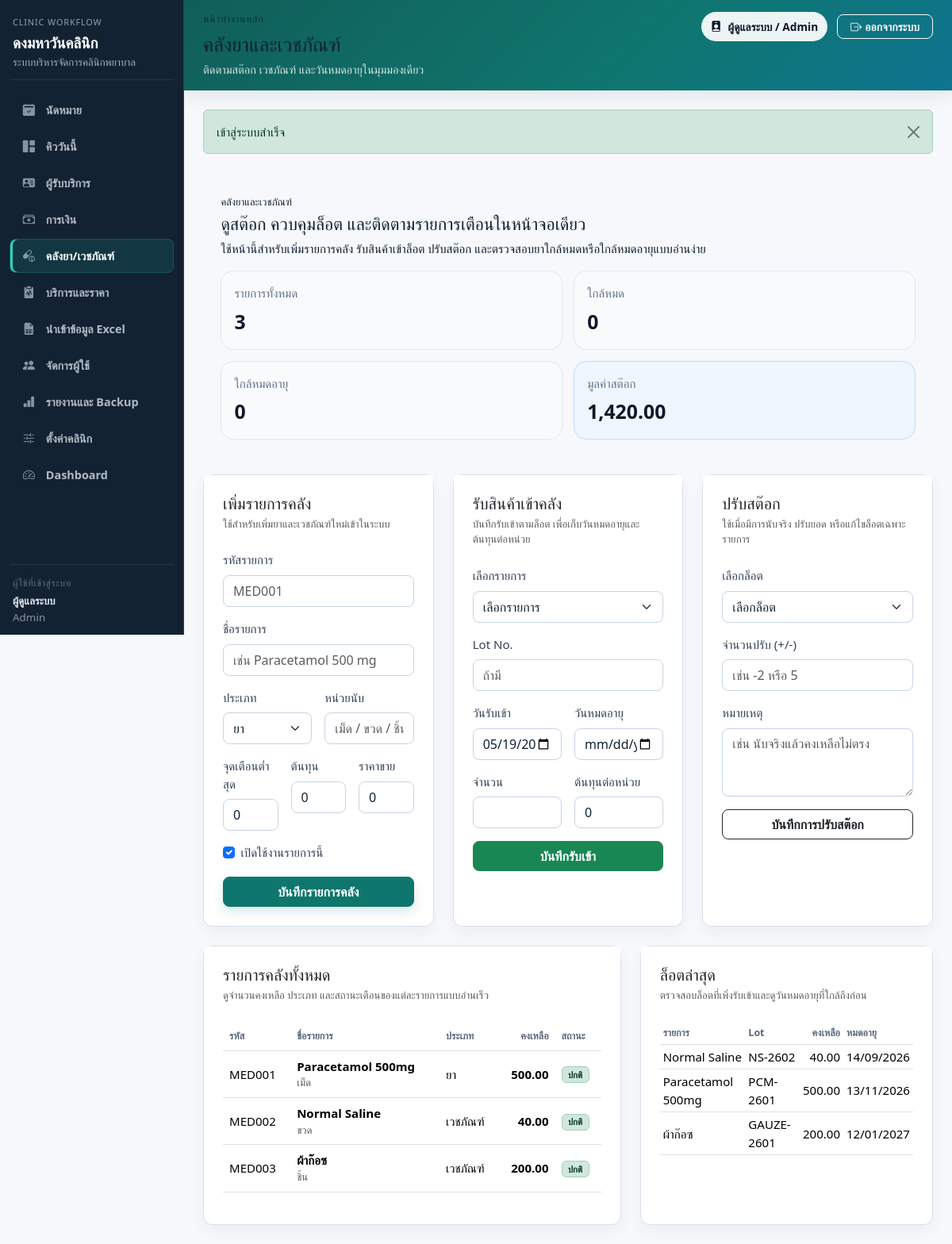
/index.php?page=inventory (signed in), run on the app's committed database.
### tables this page shows
CREATE TABLE `system_settings` (
  `id` bigint unsigned NOT NULL AUTO_INCREMENT,
  `clinic_name` varchar(200) NOT NULL,
  `clinic_address` text DEFAULT NULL,
  `clinic_phone` varchar(50) DEFAULT NULL,
  `clinic_tax_id` varchar(50) DEFAULT NULL,
  `receipt_logo_text` varchar(80) DEFAULT NULL,
  `receipt_footer` text DEFAULT NULL,
  `receipt_prefix` varchar(20) NOT NULL DEFAULT 'RC',
  `hn_prefix` varchar(20) NOT NULL DEFAULT 'HN',
  `expiry_alert_days` int NOT NULL DEFAULT 30,
  `queue_note` varchar(255) DEFAULT NULL,
  `created_at` datetime DEFAULT CURRENT_TIMESTAMP,
  `updated_at` datetime DEFAULT CURRENT_TIMESTAMP ON UPDATE CURRENT_TIMESTAMP,
  PRIMARY KEY (`id`)
);

CREATE TABLE `inventory_items` (
  `id` bigint unsigned NOT NULL AUTO_INCREMENT,
  `item_code` varchar(50) NOT NULL,
  `item_name` varchar(150) NOT NULL,
  `item_type` enum('DRUG','SUPPLY') NOT NULL DEFAULT 'DRUG',
  `unit_name` varchar(50) NOT NULL,
  `reorder_level` decimal(10,2) NOT NULL DEFAULT 0.00,
  `default_cost` decimal(10,2) NOT NULL DEFAULT 0.00,
  `default_price` decimal(10,2) NOT NULL DEFAULT 0.00,
  `is_active` tinyint(1) NOT NULL DEFAULT 1,
  `created_at` datetime DEFAULT CURRENT_TIMESTAMP,
  `updated_at` datetime DEFAULT CURRENT_TIMESTAMP ON UPDATE CURRENT_TIMESTAMP,
  PRIMARY KEY (`id`),
  UNIQUE KEY `uk_inventory_items_item_code` (`item_code`),
  KEY `idx_inventory_items_name` (`item_name`)
);

CREATE TABLE `inventory_batches` (
  `id` bigint unsigned NOT NULL AUTO_INCREMENT,
  `item_id` bigint unsigned NOT NULL,
  `lot_no` varchar(100) DEFAULT NULL,
  `expiry_date` date DEFAULT NULL,
  `qty_in` decimal(10,2) NOT NULL DEFAULT 0.00,
  `qty_balance` decimal(10,2) NOT NULL DEFAULT 0.00,
  `cost_per_unit` decimal(10,2) NOT NULL DEFAULT 0.00,
  `received_date` date DEFAULT NULL,
  `created_at` datetime DEFAULT CURRENT_TIMESTAMP,
  `updated_at` datetime DEFAULT CURRENT_TIMESTAMP ON UPDATE CURRENT_TIMESTAMP,
  PRIMARY KEY (`id`),
  KEY `idx_inventory_batches_item_id` (`item_id`),
  KEY `idx_inventory_batches_expiry_date` (`expiry_date`),
  CONSTRAINT `fk_inventory_batches_item_id` FOREIGN KEY (`item_id`) REFERENCES `inventory_items` (`id`) ON DELETE CASCADE
);

### app/Views/inventory/index.php (the view, shortened to what the rows shown need)
<div class="d-grid gap-4">
    <section class="page-hero-card">
        <div class="page-hero-layout">
            <div>
                <h1 class="page-hero-title">ดูสต๊อก ควบคุมล็อต และติดตามรายการเตือนในหน้าจอเดียว</h1>
            </div>
        </div>
    </section>
    <div class="row g-4">
        <?php if (has_role('ADMIN')): ?>
            <div class="col-xl-4">
                <div class="card section-card h-100">
                    <div class="card-header bg-white border-0 pt-4 px-4">
                        <h2 class="h5 mb-1">เพิ่มรายการคลัง</h2>
                    </div>
                </div>
            </div>
        <?php endif; ?>
        <div class="<?= has_role('ADMIN') ? 'col-xl-4' : 'col-xl-6' ?>">
            <div class="card section-card h-100">
                <div class="card-header bg-white border-0 pt-4 px-4">
                    <h2 class="h5 mb-1">รับสินค้าเข้าคลัง</h2>
                </div>
            </div>
        </div>
        <?php if (has_role('ADMIN')): ?>
            <div class="col-xl-4">
                <div class="card section-card h-100">
                    <div class="card-header bg-white border-0 pt-4 px-4">
                        <h2 class="h5 mb-1">ปรับสต๊อก</h2>
                    </div>
                </div>
            </div>
        <?php endif; ?>
    </div>
    <div class="row g-4">
        <div class="col-xl-7">
            <div class="card section-card h-100">
                <div class="card-header bg-white border-0 pt-4 px-4">
                    <h2 class="h5 mb-1">รายการคลังทั้งหมด</h2>
                </div>
                <div class="card-body px-4 pb-4">
                    <div class="table-responsive">
                        <table class="table align-middle">
                            <thead>
                            <tr>
                                <th>รหัส</th>
                                <th>ชื่อรายการ</th>
                                <th>ประเภท</th>
                                <th class="text-end">คงเหลือ</th>
                                <th>สถานะ</th>
                            </tr>
                            </thead>
                            <tbody>
                            <?php foreach ($items as $item): ?>
                                <?php
                                $isLowStock = (float) $item['qty_balance'] <= (float) $item['reorder_level'];
                                $isNearExpiry = !empty($item['nearest_expiry']) && strtotime((string) $item['nearest_expiry']) <= strtotime('+30 days');
                                ?>
                                <tr>
                                    <td><?= e($item['item_code']) ?></td>
                                    <td>
                                        <div class="fw-semibold"><?= e($item['item_name']) ?></div>
                                        <div class="small text-muted"><?= e($item['unit_name']) ?></div>
                                    </td>
                                    <td><?= e($item['item_type'] === 'DRUG' ? 'ยา' : 'เวชภัณฑ์') ?></td>
                                    <td class="text-end fw-semibold"><?= format_money($item['qty_balance']) ?></td>
                                    <td>
                                        <?php if (!$isLowStock && !$isNearExpiry): ?><span class="badge bg-success-subtle text-success-emphasis border border-success-subtle">ปกติ</span><?php endif; ?>
                                    </td>
                                </tr>
                            <?php endforeach; ?>
                            </tbody>
                        </table>
                    </div>
                </div>
            </div>
        </div>
        <div class="col-xl-5">
            <div class="card section-card h-100">
                <div class="card-header bg-white border-0 pt-4 px-4">
                    <h2 class="h5 mb-1">ล็อตล่าสุด</h2>
                </div>
                <div class="card-body px-4 pb-4">
                    <div class="table-responsive">
                        <table class="table table-sm align-middle">
                            <thead>
                            <tr>
                                <th>รายการ</th>
                                <th>Lot</th>
                                <th class="text-end">คงเหลือ</th>
                                <th>หมดอายุ</th>
                            </tr>
                            </thead>
                            <tbody>
                            <?php foreach ($batches as $batch): ?>
                                <tr>
                                    <td><?= e($batch['item_name']) ?></td>
                                    <td><?= e($batch['lot_no'] ?: '-') ?></td>
                                    <td class="text-end"><?= format_money($batch['qty_balance']) ?></td>
                                    <td><?= thai_date_only($batch['expiry_date']) ?></td>
                                </tr>
                            <?php endforeach; ?>
                            </tbody>
                        </table>
                    </div>
                </div>
            </div>
        </div>
    </div>
</div>

### app/Views/layouts/app.php (shortened to what the rows shown need)
<?php
$clinicName = (string) system_setting('clinic_name', config('app.name'));
$currentPage = current_page();
$pageTitleText = (string) ($pageTitle ?? $clinicName);
$workflowCompactPages = ['appointments', 'queue', 'queue-exam', 'payments', 'import'];
$defaultTopbarMode = in_array($currentPage, $workflowCompactPages, true) ? 'compact' : 'default';
$pageTopbarMode = (string) ($pageTopbarMode ?? $defaultTopbarMode);
?>
<!doctype html>
<html lang="th">
<head>
    <link href="https://cdn.jsdelivr.net/npm/bootstrap@5.3.3/dist/css/bootstrap.min.css" rel="stylesheet">
    <link href="https://cdn.jsdelivr.net/npm/bootstrap-icons@1.11.3/font/bootstrap-icons.css" rel="stylesheet">
    <link href="<?= e(app_url('assets/css/app.css')) ?>" rel="stylesheet">
</head>
<body>
<div class="app-shell">
    <aside class="app-sidebar sidebar">
        <div class="sidebar-inner">
            <div class="sidebar-brand text-white">
                <div class="sidebar-kicker">Clinic Workflow</div>
                <h4 class="mb-1"><?= e($clinicName) ?></h4>
                <div class="sidebar-subtitle">ระบบบริหารจัดการคลินิกพยาบาล</div>
            </div>
        </div>
    </aside>
    <main class="app-main-shell">
        <div class="brand-gradient app-topbar <?= $pageTopbarMode === 'compact' ? 'app-topbar-compact' : '' ?>">
            <div class="app-topbar-inner">
                <div>
                    <?php if ($pageTopbarMode === 'compact'): ?>
                        <div class="topbar-kicker">Nurse Station</div>
                        <div class="topbar-compact-label"><?= e($pageTitleText) ?></div>
                    <?php else: ?>
                        <h1 class="h3 mb-2"><?= e($pageTitleText) ?></h1>
                    <?php endif; ?>
                </div>
            </div>
        </div>
        <div class="app-content px-3 px-lg-4 py-4">
            <?= $content ?>
        </div>
    </main>
</div>
</body>
</html>

### data on the page
system_settings: clinic_name "ดงมหาวันคลินิก"
inventory_items: item_code "MED001", item_name "Paracetamol 500mg", unit_name "เม็ด", item_type "ยา", qty_balance "500.00", reorder_level "ปกติ"
inventory_items: item_code "MED002", item_name "Normal Saline", unit_name "ขวด", item_type "เวชภัณฑ์", qty_balance "40.00", reorder_level "ปกติ"
inventory_items: item_code "MED003", item_name "ผ้าก๊อซ", unit_name "ชิ้น", item_type "เวชภัณฑ์", qty_balance "200.00", reorder_level "ปกติ"
inventory_batches: item.item_name "Normal Saline", lot_no "NS-2602", qty_balance "40.00", expiry_date "14/09/2026"
inventory_batches: item.item_name "Paracetamol 500mg", lot_no "PCM-2601", qty_balance "500.00", expiry_date "13/11/2026"
inventory_batches: item.item_name "ผ้าก๊อซ", lot_no "GAUZE-2601", qty_balance "200.00", expiry_date "12/01/2027"

### other printed values
$navItem['label'] "นัดหมาย"
$navItem['label'] "คิววันนี้"
$navItem['label'] "ผู้รับบริการ"
$navItem['label'] "การเงิน"
$navItem['label'] "คลังยา/เวชภัณฑ์"
$navItem['label'] "บริการและราคา"
$navItem['label'] "นำเข้าข้อมูล Excel"
$navItem['label'] "จัดการผู้ใช้"
$navItem['label'] "รายงานและ Backup"
$navItem['label'] "ตั้งค่าคลินิก"
$navItem['label'] "Dashboard"
$user['full_name'] "ผู้ดูแลระบบ"
$user['role_name'] "Admin"
$pageTitleText "คลังยาและเวชภัณฑ์"
$pageDescription "ติดตามสต๊อก เวชภัณฑ์ และวันหมดอายุในมุมมองเดียว"
